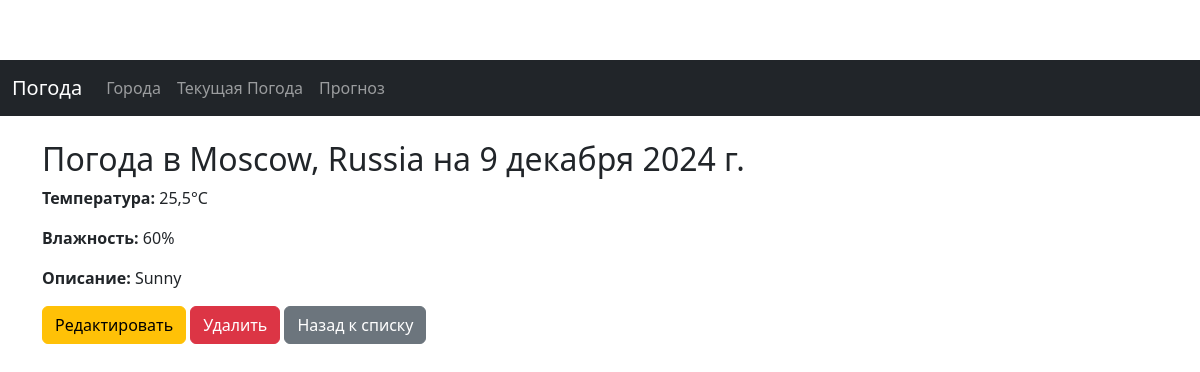
/weather/1/, run on the app's committed database.
### weather_app/models.py (models this page shows, shortened)
class Weather(models.Model):
    city = models.ForeignKey(City, related_name='weather', on_delete=models.CASCADE)
    temperature = models.FloatField()  # Температура в градусах Цельсия
    humidity = models.PositiveIntegerField()  # Влажность в процентах
    description = models.CharField(max_length=255)  # Описание погоды
    date = models.DateField(auto_now_add=True)
    history = HistoricalRecords()

class City(models.Model):
    name = models.CharField(max_length=100, unique=True)
    country = models.CharField(max_length=100)
    population = models.PositiveIntegerField(null=True, blank=True)
    history = HistoricalRecords()

### weather_app/views.py (the view)
# urls.py: path('weather/<int:pk>/', views.weather_detail, name='weather_detail'),
def weather_detail(request, pk):
    weather = get_object_or_404(Weather, pk=pk)
    return render(request, 'weather_app/weather_detail.html', {'weather': weather})

### weather_app/templates/weather_app/weather_detail.html (shortened to what this page needs)
{% extends 'weather_app/base.html' %}
{% block content %}
<h2>Погода в {{ weather.city.name }}, {{ weather.city.country }} на {{ weather.date }}</h2>
<p><strong>Температура:</strong> {{ weather.temperature }}°C</p>
<p><strong>Влажность:</strong> {{ weather.humidity }}%</p>
<p><strong>Описание:</strong> {{ weather.description }}</p>
<a href="{% url 'weather_update' weather.pk %}" class="btn btn-warning">Редактировать</a>
<a href="{% url 'weather_delete' weather.pk %}" class="btn btn-danger">Удалить</a>
<a href="{% url 'weather_list' %}" class="btn btn-secondary">Назад к списку</a>
{% endblock %}

### weather_app/templates/weather_app/css/styles.css (style rules this page uses)
body { padding-top: 60px; }

### data on the page
Weather: city.name "Moscow", city.country "Russia", date "9 декабря 2024 г.", temperature "25,5", humidity "60", description "Sunny"
